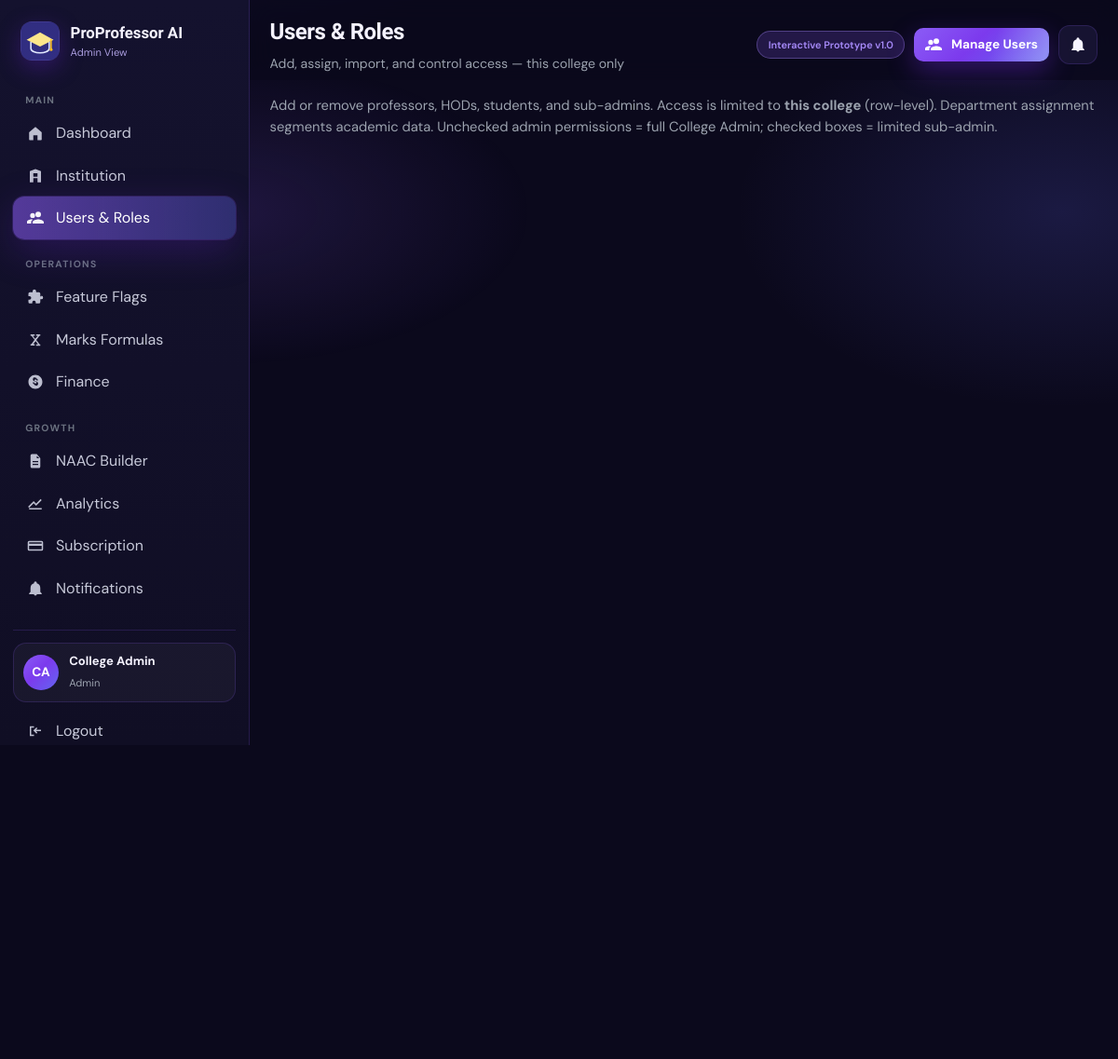
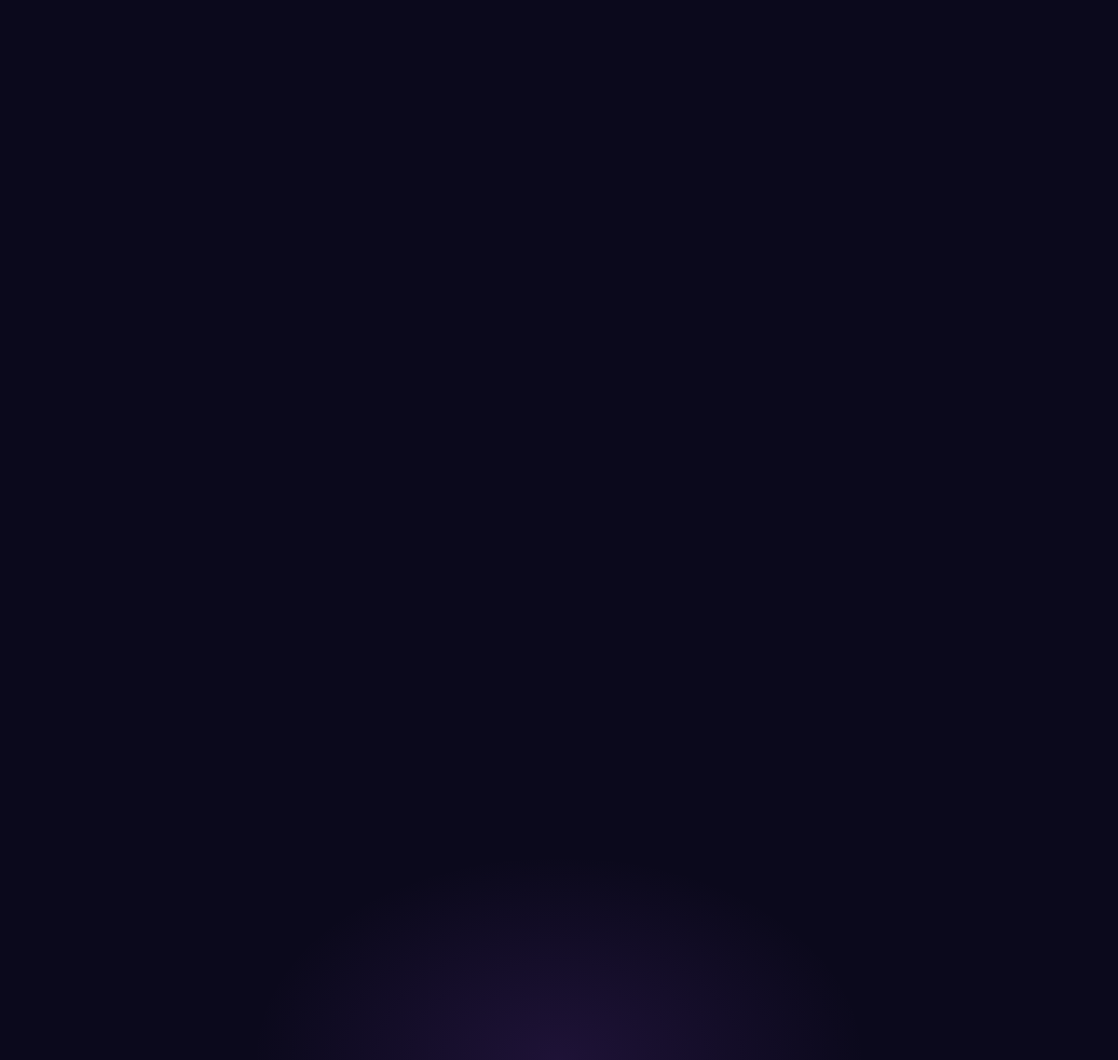
Page /admin/users (signed in) on the committed database (2 pictures, top to bottom).
### tables this page shows
CREATE TABLE `users` (
  `id` int(10) UNSIGNED NOT NULL,
  `institution_id` int(10) UNSIGNED NOT NULL,
  `department_id` int(10) UNSIGNED DEFAULT NULL,
  `role` enum('professor','student','hod','admin','superadmin') NOT NULL,
  `email` varchar(160) NOT NULL,
  `password_hash` varchar(255) NOT NULL,
  `full_name` varchar(160) NOT NULL,
  `employee_id` varchar(60) DEFAULT NULL,
  `register_no` varchar(60) DEFAULT NULL,
  `phone` varchar(30) DEFAULT NULL,
  `avatar_url` varchar(255) DEFAULT NULL,
  `class_id` int(10) UNSIGNED DEFAULT NULL COMMENT 'For students',
  `academic_year_level` tinyint(3) UNSIGNED DEFAULT NULL COMMENT 'Student academic year 1-4',
  `semester` varchar(40) DEFAULT NULL COMMENT 'Student Odd/Even semester',
  `designation` varchar(100) DEFAULT NULL,
  `preferences` longtext DEFAULT NULL CHECK (json_valid(`preferences`)),
  `extra` longtext DEFAULT NULL COMMENT 'Expandable user attributes' CHECK (json_valid(`extra`)),
  `is_active` tinyint(1) DEFAULT 1,
  `last_login_at` datetime DEFAULT NULL,
  `created_at` timestamp NOT NULL DEFAULT current_timestamp(),
  `updated_at` timestamp NOT NULL DEFAULT current_timestamp() ON UPDATE current_timestamp()
);

### app/Views/admin/users.php (the view, shortened to what the rows shown need)
<p class="lede" style="margin-top:0">Add or remove professors, HODs, students, and sub-admins. Access is limited to <strong>this college</strong> (row-level). Department assignment segments academic data. Unchecked admin permissions = full College Admin; checked boxes = limited sub-admin.</p>
<div class="grid grid-2" style="margin-top:1rem">
  <div>
  </div>
</div>

### app/Core/Router.php (shortened to what the rows shown need)
<?php
final class Router
{
    private array $routes = [];
    public function add(string $method, string $pattern, $handler): void
    {
        $this->routes[] = [
            'method' => strtoupper($method),
            'pattern' => $pattern,
            'handler' => $handler,
        ];
    }
    public function dispatch(string $method, string $uri): void
    {
        $path = parse_url($uri, PHP_URL_PATH) ?: '/';
        $base = app_base_path();
        $path = '/' . trim($path, '/');
        if ($path !== '/') {
            $path = rtrim($path, '/');
        }
        foreach ($this->routes as $route) {
            if ($route['method'] !== strtoupper($method)) {
                continue;
            }
            $regex = preg_replace('#\{([a-zA-Z_]+)\}#', '(?P<$1>[^/]+)', $route['pattern']);
            $regex = '#^' . $regex . '$#';
            if (!preg_match($regex, $path, $matches)) {
                continue;
            }
            $params = array_filter(
                $matches,
                static fn($k) => !is_int($k),
                ARRAY_FILTER_USE_KEY
            );
            $this->invoke($route['handler'], $params);
            return;
        }
    }
    private function invoke($handler, array $params): void
    {
        if (is_array($handler) && is_string($handler[0])) {
            $controller = new $handler[0]();
            $method = $handler[1];
            $controller->$method(...array_values($params));
            return;
        }
    }
}

### app/Views/layouts/app.php (shortened to what the rows shown need)
<?php
$user = \Auth::user();
$role = $user['role'] ?? '';
$groups = NavService::grouped($role);
$unread = $user ? unread_notifications_count((int)$user['id']) : 0;
$title = $title ?? 'ProProfessor AI';
$active = $active ?? '';
$subtitle = $subtitle ?? '';
$first = trim((string)($user['full_name'] ?? 'U'));
$parts = preg_split('/\s+/', $first) ?: ['U'];
$initials = strtoupper(mb_substr($parts[0], 0, 1) . mb_substr($parts[count($parts) - 1] ?? '', 0, 1));
$notifPath = match ($role) {
    'student' => '/student/notifications',
    'hod' => '/hod/notifications',
    'admin', 'superadmin' => '/admin/notifications',
    default => '/professor/notifications',
};
$cta = match ($role) {
    'professor' => ['href' => '/professor/generate-plan', 'label' => 'Generate Course Plan', 'icon' => 'spark'],
    'hod' => ['href' => '/hod/approvals', 'label' => 'Review Approvals', 'icon' => 'check'],
    'admin', 'superadmin' => ['href' => '/admin/users', 'label' => 'Manage Users', 'icon' => 'users'],
    default => null,
};
?>
<!DOCTYPE html>
<html lang="en">
<head>
  <link rel="stylesheet" href="<?= e(asset('css/app.css')) ?>?v=<?= (int)@filemtime(dirname(__DIR__, 3) . '/assets/css/app.css') ?>">
</head>
<body class="app-body" data-effects="on">
<div class="page-glow" aria-hidden="true"></div>
<div class="app-shell">
  <aside class="sidebar" id="sidebar">
    <div class="brand">
      <img class="brand-logo" src="<?= e(asset('img/logo.svg')) ?>" width="42" height="42" alt="ProProfessor AI">
      <div>
        <div class="brand-name">ProProfessor AI</div>
        <div class="brand-sub"><?= e(NavService::roleLabel($role)) ?></div>
      </div>
    </div>
    <nav class="side-nav">
      <?php foreach ($groups as $group): ?>
        <?php
          $navItems = [];
          foreach ($group['items'] as $item) {
              $navItems[] = $item;
          }
        ?>
        <div class="nav-group">
          <div class="nav-group-label"><?= e($group['label']) ?></div>
          <?php foreach ($navItems as $item): ?>
            <a class="nav-link <?= $active === $item['key'] ? 'active' : '' ?>" href="<?= e(url($item['href'])) ?>">
              <span class="nav-ico"><?= icon($item['icon'] ?? 'spark', 'icon') ?></span>
              <span><?= e($item['label']) ?></span>
            </a>
          <?php endforeach; ?>
        </div>
      <?php endforeach; ?>
    </nav>
    <div class="side-foot">
      <div class="side-user">
        <div class="avatar"><?= e($initials) ?></div>
        <div>
          <strong><?= e($user['full_name'] ?? '') ?></strong>
          <small><?= e(ucfirst($role)) ?></small>
        </div>
      </div>
      <a class="nav-link" href="<?= e(url('/logout')) ?>"><span class="nav-ico"><?= icon('logout') ?></span> <span>Logout</span></a>
    </div>
  </aside>
  <div class="main">
    <header class="topbar">
      <div class="topbar-title">
        <?php if (empty($dashboardHero)): ?>
          <h1><?= e($title) ?></h1>
          <?php if ($subtitle !== ''): ?><p><?= e($subtitle) ?></p><?php endif; ?>
        <?php endif; ?>
      </div>
      <div class="topbar-actions">
        <span class="proto-badge">Interactive Prototype v1.0</span>
        <?php if ($cta): ?>
          <a class="btn btn-primary btn-sm btn-shine topbar-cta" href="<?= e(url($cta['href'])) ?>"><?= icon($cta['icon']) ?> <?= e($cta['label']) ?></a>
        <?php endif; ?>
        <a class="icon-btn" href="<?= e(url($notifPath)) ?>" title="Notifications">
          <?= icon('bell') ?><?php if ($unread): ?><span class="dot"><?= (int)$unread ?></span><?php endif; ?>
        </a>
      </div>
    </header>
    <main class="content" id="pageContent">
      <?php $content(); ?>
    </main>
  </div>
</div>
</body>
</html>

### rows in the picture
users: role "Admin View", full_name "CA", full_name "College Admin", role "Admin", role "Manage Users"

### other values in the picture
$group['label'] "MAIN"
$item['label'] "Dashboard"
$item['label'] "Institution"
$item['label'] "Users & Roles"
$group['label'] "OPERATIONS"
$item['label'] "Feature Flags"
$item['label'] "Marks Formulas"
$item['label'] "Finance"
$group['label'] "GROWTH"
$item['label'] "NAAC Builder"
$item['label'] "Analytics"
$item['label'] "Subscription"
$item['label'] "Notifications"
